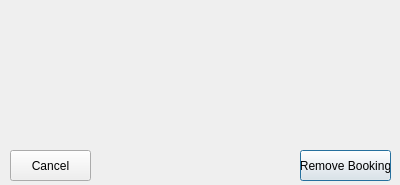
<?xml version="1.0" encoding="UTF-8"?>
<ui version="4.0">
 <class>RemoveBooking</class>
 <widget class="QDialog" name="RemoveBooking">
  <property name="geometry">
   <rect>
    <x>0</x>
    <y>0</y>
    <width>400</width>
    <height>185</height>
   </rect>
  </property>
  <property name="minimumSize">
   <size>
    <width>400</width>
    <height>185</height>
   </size>
  </property>
  <property name="maximumSize">
   <size>
    <width>400</width>
    <height>185</height>
   </size>
  </property>
  <property name="windowTitle">
   <string>Dialog</string>
  </property>
  <widget class="QPushButton" name="pbRemove">
   <property name="geometry">
    <rect>
     <x>300</x>
     <y>150</y>
     <width>91</width>
     <height>31</height>
    </rect>
   </property>
   <property name="text">
    <string>Remove Booking</string>
   </property>
  </widget>
  <widget class="QPushButton" name="pbCancel">
   <property name="geometry">
    <rect>
     <x>10</x>
     <y>150</y>
     <width>81</width>
     <height>31</height>
    </rect>
   </property>
   <property name="text">
    <string>Cancel</string>
   </property>
  </widget>
  <widget class="QLabel" name="lblConfirmation">
   <property name="geometry">
    <rect>
     <x>10</x>
     <y>10</y>
     <width>381</width>
     <height>131</height>
    </rect>
   </property>
   <property name="font">
    <font>
     <pointsize>9</pointsize>
    </font>
   </property>
   <property name="text">
    <string/>
   </property>
  </widget>
 </widget>
 <resources/>
 <connections/>
</ui>
